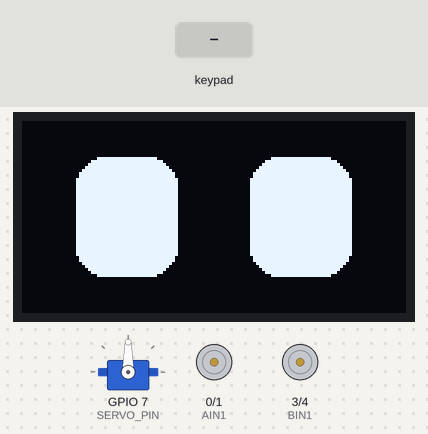
The sketch below on a simulated ESP32. Shown: 128×64 one-colour display, servo, motor-driver pin pairs drawn as motors (green arrow = first pin HIGH = forward, orange = second pin HIGH = backward, longer = more drive). The inputs (shaded band) are chosen by the test bench. Random numbers use the default seed unless the sketch sets one.

Above: at 1.2 s.
1.3 s: key 'T' pressed
At 3.1 s:
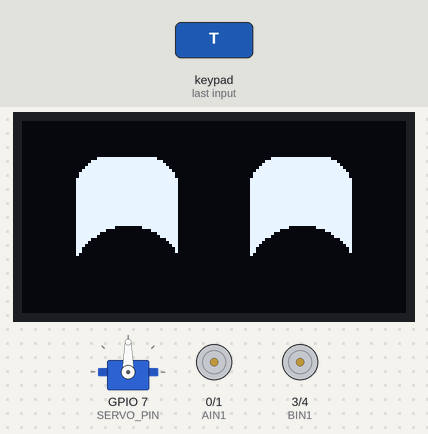
3.7 s: key 'T' pressed
At 4.1 s:
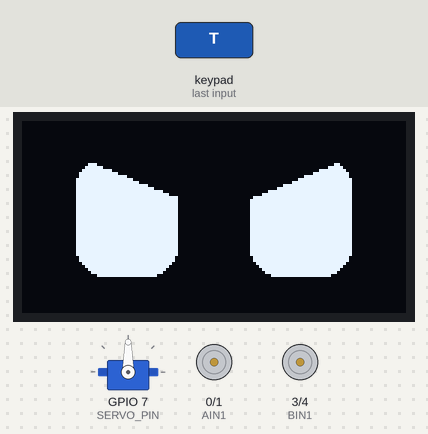
6.7 s: key 'U' pressed
At 8.1 s:
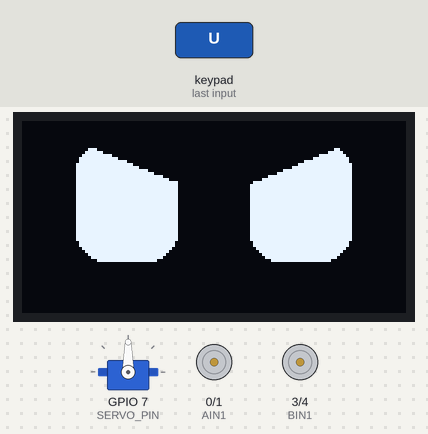
8.6 s: key 'D' pressed
At 8.89 s:
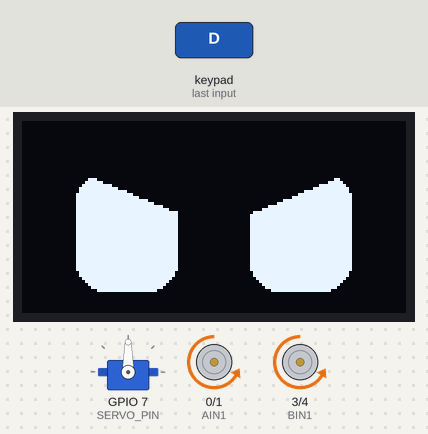
10.5 s: key 'L' pressed
At 11.01 s:
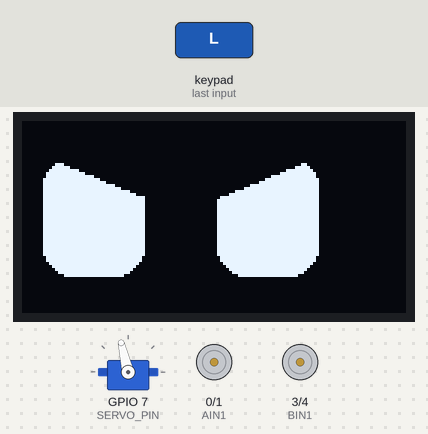
12.6 s: key 'R' pressed
At 13.15 s:
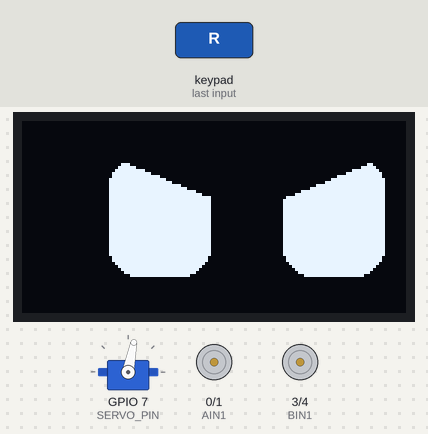
Timing chart, 0 to 15.6 s (numbered marks = the images above; inputs shaded):
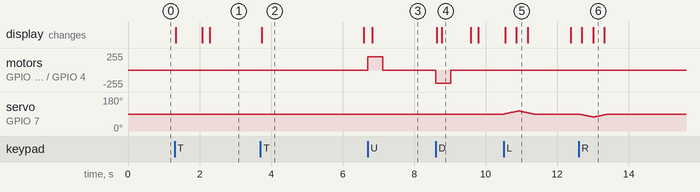

The sketch:

Phone_cotroled_robot.ino
```cpp
#define CUSTOM_SETTINGS
#define INCLUDE_GAMEPAD_MODULE
#include <DabbleESP32.h>
#include <Wire.h>
#include <Adafruit_GFX.h>
#include <Adafruit_SSD1306.h>
#include <ESP32Servo.h>

// ---------- Pins ----------
#define AIN1 0
#define AIN2 1
#define BIN1 3
#define BIN2 4
#define OLED_SDA 8
#define OLED_SCL 9
#define SERVO_PIN 7

// ---------- Settings ----------
#define MOTOR_SPEED 200      // 0-255
#define NECK_CENTER 90
#define NECK_LEFT   130       // swap with NECK_RIGHT if direction is reversed
#define NECK_RIGHT  50
#define SERVO_STEP_MS 8      // lower = faster neck movement

Adafruit_SSD1306 display(128, 64, &Wire, -1);
Servo neck;

// ---------- Eyes ----------
enum Mood { NORMAL, HAPPY, ANGRY, SAD, SURPRISED, MOOD_COUNT };
Mood mood = NORMAL;

float eyeX = 0, eyeY = 0, eyeH = 40;
int targetX = 0, targetY = 0;
unsigned long lastEyeUpdate = 0, nextBlink = 0, blinkStart = 0;
bool blinking = false;

void drawEyes() {
  const int w = 34;
  int h = (int)eyeH;
  if (mood == SURPRISED && !blinking) h += 8;
  int ox = (int)eyeX, oy = (int)eyeY;
  int lx = 18 + ox, rx = 76 + ox;
  int y = 32 - h / 2 + oy;

  display.clearDisplay();
  display.fillRoundRect(lx, y, w, h, 10, WHITE);
  display.fillRoundRect(rx, y, w, h, 10, WHITE);

  if (!blinking) {
    switch (mood) {
      case ANGRY:  // lids slope down toward the centre
        display.fillTriangle(lx, y - 1, lx + w, y - 1, lx + w, y + h / 3, BLACK);
        display.fillTriangle(rx, y - 1, rx + w, y - 1, rx, y + h / 3, BLACK);
        break;
      case SAD:    // lids slope down toward the outside
        display.fillTriangle(lx, y - 1, lx + w, y - 1, lx, y + h / 3, BLACK);
        display.fillTriangle(rx, y - 1, rx + w, y - 1, rx + w, y + h / 3, BLACK);
        break;
      case HAPPY:  // cheeks push up from below
        display.fillCircle(lx + w / 2, y + h + 2, w / 2 + 2, BLACK);
        display.fillCircle(rx + w / 2, y + h + 2, w / 2 + 2, BLACK);
        break;
      default: break;
    }
  }
  display.display();
}

void updateEyes() {
  unsigned long now = millis();
  if (now - lastEyeUpdate < 25) return;
  lastEyeUpdate = now;

  // smooth movement toward target
  eyeX += (targetX - eyeX) * 0.35;
  eyeY += (targetY - eyeY) * 0.35;

  // blinking
  if (!blinking && now > nextBlink) {
    blinking = true;
    blinkStart = now;
  }
  if (blinking) {
    unsigned long t = now - blinkStart;
    if (t < 100) eyeH = 40 - (t * 34 / 100);              // closing
    else if (t < 200) eyeH = 6 + ((t - 100) * 34 / 100);  // opening
    else {
      eyeH = 40;
      blinking = false;
      nextBlink = now + random(2500, 5000);
    }
  }
  drawEyes();
}

void setLook(int x, int y) { targetX = x; targetY = y; }

// ---------- Motors (DRV8833) ----------
void motor(int in1, int in2, int speed) {
  if (speed > 0)      { analogWrite(in1, speed); analogWrite(in2, 0); }
  else if (speed < 0) { analogWrite(in1, 0);     analogWrite(in2, -speed); }
  else                { analogWrite(in1, 0);     analogWrite(in2, 0); }
}

void drive(int left, int right) {
  motor(AIN1, AIN2, left);
  motor(BIN1, BIN2, right);
}

// ---------- Neck ----------
int neckPos = NECK_CENTER;
int neckTarget = NECK_CENTER;
unsigned long lastServo = 0;

void updateNeck() {
  if (millis() - lastServo < SERVO_STEP_MS) return;
  lastServo = millis();
  if (neckPos < neckTarget) neckPos++;
  else if (neckPos > neckTarget) neckPos--;
  neck.write(neckPos);
}

bool neckReached() { return abs(neckPos - neckTarget) <= 2; }

// ---------- Setup ----------
void setup() {
  pinMode(AIN1, OUTPUT); pinMode(AIN2, OUTPUT);
  pinMode(BIN1, OUTPUT); pinMode(BIN2, OUTPUT);
  drive(0, 0);

  Wire.begin(OLED_SDA, OLED_SCL);
  display.begin(SSD1306_SWITCHCAPVCC, 0x3C);
  display.clearDisplay();

  neck.setPeriodHertz(50);
  neck.attach(SERVO_PIN, 500, 2400);
  neck.write(NECK_CENTER);

  Dabble.begin("MaradiBot");   // Bluetooth name shown in Dabble app
  nextBlink = millis() + 2000;
}

// ---------- Loop ----------
bool lastTriangle = false;

void loop() {
  Dabble.processInput();

  bool up    = GamePad.isUpPressed();
  bool down  = GamePad.isDownPressed();
  bool left  = GamePad.isLeftPressed();
  bool right = GamePad.isRightPressed();

  bool sq  = GamePad.isSquarePressed();
  bool ci  = GamePad.isCirclePressed();
  bool cr  = GamePad.isCrossPressed();
  bool tri = GamePad.isTrianglePressed();

  static bool wasTurning = false;

  if (left || right) {
    // 1) neck turns first, eyes look that way
    neckTarget = left ? NECK_LEFT : NECK_RIGHT;
    setLook(left ? -12 : 12, 0);
    // 2) body turns only after the head has reached its position
    if (neckReached()) {
      if (left) drive(-MOTOR_SPEED, MOTOR_SPEED);
      else      drive(MOTOR_SPEED, -MOTOR_SPEED);
    } else {
      drive(0, 0);
    }
    wasTurning = true;
  }
  else if (up) {
    neckTarget = NECK_CENTER;
    setLook(0, -6);                 // looking ahead
    drive(MOTOR_SPEED, MOTOR_SPEED);
    wasTurning = false;
  }
  else if (down) {
    neckTarget = NECK_CENTER;
    setLook(0, 6);                  // looking down while reversing
    drive(-MOTOR_SPEED, -MOTOR_SPEED);
    wasTurning = false;
  }
  else {
    drive(0, 0);
    // turn finished -> head comes back, eyes back to centre
    if (wasTurning) {
      neckTarget = NECK_CENTER;
      setLook(0, 0);
      wasTurning = false;
    }

    // manual neck/eye buttons (only when not driving)
    if (sq)      { neckTarget = NECK_LEFT;  setLook(-12, 0); }
    else if (ci) { neckTarget = NECK_RIGHT; setLook(12, 0); }
    else if (cr) { neckTarget = NECK_CENTER; setLook(0, 0); mood = NORMAL; }

    if (tri && !lastTriangle) {     // change mood on each press
      mood = (Mood)((mood + 1) % MOOD_COUNT);
    }
  }
  lastTriangle = tri;

  updateNeck();
  updateEyes();
}
```

Measured:
- after the input at 6.7 s, motor on GPIO 0 (AIN1) / GPIO 1 (AIN2), motor on GPIO 3 (BIN1) / GPIO 4 (BIN2): stopped → forward 200/255 at once, → stopped 0.42 s later
- after the input at 8.6 s, motor on GPIO 0 (AIN1) / GPIO 1 (AIN2), motor on GPIO 3 (BIN1) / GPIO 4 (BIN2): stopped → backward 200/255 at once, → stopped 0.42 s later
- after the input at 10.5 s, servo on GPIO 7 (SERVO_PIN): rises from 90° to 106° in 0.39 s, then falls to 90° in 0.42 s
- after the input at 12.6 s, the display: first changes after 0.09 s (image 6 shows a later state)
- what the display in image 2 shows lasts 2.9 s, from 3.7 s to 6.6 s
- what the display in image 4 shows lasts 0.8 s, from 8.8 s to 9.6 s
